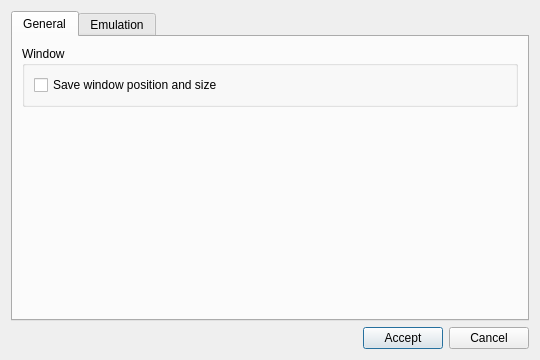
<?xml version="1.0" encoding="UTF-8"?>
<ui version="4.0">
 <class>Settings</class>
 <widget class="QDialog" name="Settings">
  <property name="geometry">
   <rect>
    <x>0</x>
    <y>0</y>
    <width>540</width>
    <height>360</height>
   </rect>
  </property>
  <property name="windowTitle">
   <string>Qtendo Settings</string>
  </property>
  <property name="styleSheet">
   <string notr="true"/>
  </property>
  <property name="modal">
   <bool>true</bool>
  </property>
  <layout class="QGridLayout" name="gridLayout_2">
   <item row="1" column="1">
    <widget class="QPushButton" name="acceptButton">
     <property name="text">
      <string>Accept</string>
     </property>
     <property name="icon">
      <iconset theme="dialog-ok">
       <normaloff>.</normaloff>.</iconset>
     </property>
    </widget>
   </item>
   <item row="1" column="2">
    <widget class="QPushButton" name="cancelButton">
     <property name="text">
      <string>Cancel</string>
     </property>
     <property name="icon">
      <iconset theme="dialog-cancel">
       <normaloff>.</normaloff>.</iconset>
     </property>
    </widget>
   </item>
   <item row="1" column="0">
    <spacer name="horizontalSpacer">
     <property name="orientation">
      <enum>Qt::Horizontal</enum>
     </property>
     <property name="sizeHint" stdset="0">
      <size>
       <width>40</width>
       <height>20</height>
      </size>
     </property>
    </spacer>
   </item>
   <item row="0" column="0" colspan="3">
    <widget class="QTabWidget" name="tabWidget">
     <property name="currentIndex">
      <number>0</number>
     </property>
     <widget class="QWidget" name="tabGeneral">
      <attribute name="title">
       <string>General</string>
      </attribute>
      <layout class="QGridLayout" name="gridLayout">
       <item row="0" column="0">
        <widget class="QGroupBox" name="windowBox">
         <property name="title">
          <string>Window</string>
         </property>
         <layout class="QGridLayout" name="gridLayout_3">
          <item row="0" column="0">
           <widget class="QCheckBox" name="windowCheckboxGeometry">
            <property name="text">
             <string>Save window position and size</string>
            </property>
           </widget>
          </item>
         </layout>
        </widget>
       </item>
       <item row="1" column="0">
        <spacer name="verticalSpacer">
         <property name="orientation">
          <enum>Qt::Vertical</enum>
         </property>
         <property name="sizeHint" stdset="0">
          <size>
           <width>20</width>
           <height>40</height>
          </size>
         </property>
        </spacer>
       </item>
      </layout>
     </widget>
     <widget class="QWidget" name="tabEmulation">
      <attribute name="title">
       <string>Emulation</string>
      </attribute>
      <layout class="QGridLayout" name="gridLayout_5">
       <item row="0" column="0">
        <widget class="QGroupBox" name="pathBox">
         <property name="title">
          <string>ROM Paths</string>
         </property>
         <layout class="QGridLayout" name="gridLayout_4">
          <item row="0" column="1">
           <widget class="QPushButton" name="addPathButton">
            <property name="text">
             <string>Add</string>
            </property>
            <property name="icon">
             <iconset theme="list-add">
              <normaloff>.</normaloff>.</iconset>
            </property>
           </widget>
          </item>
          <item row="1" column="1">
           <widget class="QPushButton" name="removePathButton">
            <property name="enabled">
             <bool>false</bool>
            </property>
            <property name="text">
             <string>Remove</string>
            </property>
            <property name="icon">
             <iconset theme="delete">
              <normaloff>.</normaloff>.</iconset>
            </property>
           </widget>
          </item>
          <item row="0" column="0" rowspan="2">
           <widget class="QListWidget" name="pathList">
            <property name="autoScroll">
             <bool>false</bool>
            </property>
            <property name="editTriggers">
             <set>QAbstractItemView::NoEditTriggers</set>
            </property>
            <property name="showDropIndicator" stdset="0">
             <bool>false</bool>
            </property>
            <property name="alternatingRowColors">
             <bool>true</bool>
            </property>
           </widget>
          </item>
         </layout>
        </widget>
       </item>
       <item row="1" column="0">
        <spacer name="verticalSpacer_2">
         <property name="orientation">
          <enum>Qt::Vertical</enum>
         </property>
         <property name="sizeHint" stdset="0">
          <size>
           <width>20</width>
           <height>29</height>
          </size>
         </property>
        </spacer>
       </item>
      </layout>
     </widget>
    </widget>
   </item>
  </layout>
 </widget>
 <resources/>
 <connections/>
</ui>
